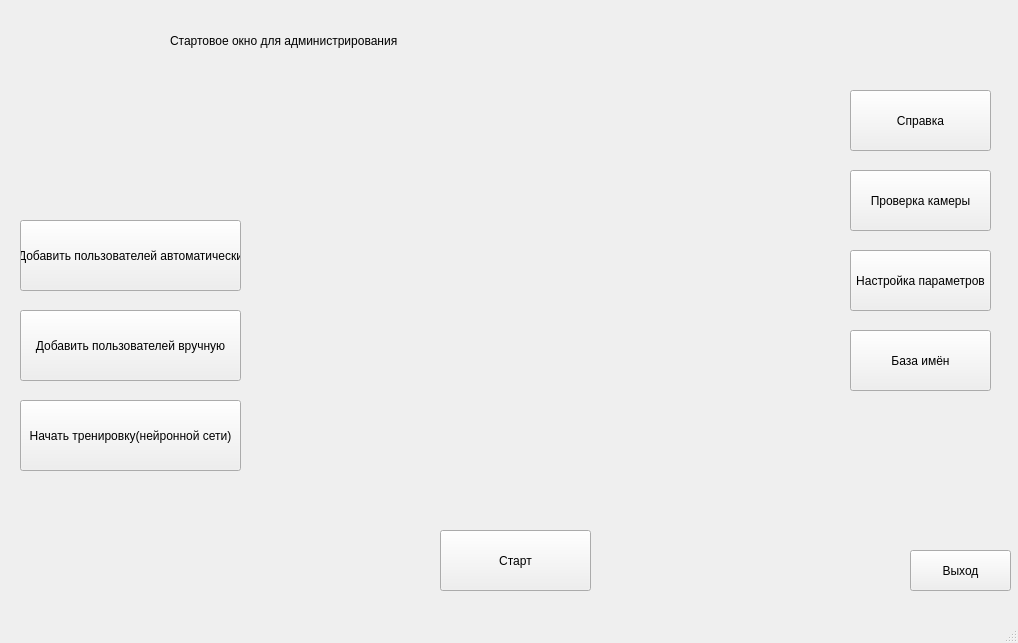
<?xml version="1.0" encoding="UTF-8"?>
<ui version="4.0">
 <class>MainWindow</class>
 <widget class="QMainWindow" name="MainWindow">
  <property name="geometry">
   <rect>
    <x>0</x>
    <y>0</y>
    <width>1018</width>
    <height>643</height>
   </rect>
  </property>
  <property name="windowTitle">
   <string>MainWindow</string>
  </property>
  <widget class="QWidget" name="centralwidget">
   <widget class="QLabel" name="label">
    <property name="geometry">
     <rect>
      <x>170</x>
      <y>10</y>
      <width>591</width>
      <height>61</height>
     </rect>
    </property>
    <property name="text">
     <string>Стартовое окно для администрирования</string>
    </property>
   </widget>
   <widget class="QPushButton" name="pushButton">
    <property name="geometry">
     <rect>
      <x>850</x>
      <y>90</y>
      <width>141</width>
      <height>61</height>
     </rect>
    </property>
    <property name="text">
     <string>Справка</string>
    </property>
   </widget>
   <widget class="QPushButton" name="pushButton_2">
    <property name="geometry">
     <rect>
      <x>850</x>
      <y>170</y>
      <width>141</width>
      <height>61</height>
     </rect>
    </property>
    <property name="text">
     <string>Проверка камеры</string>
    </property>
   </widget>
   <widget class="QPushButton" name="pushButton_3">
    <property name="geometry">
     <rect>
      <x>850</x>
      <y>250</y>
      <width>141</width>
      <height>61</height>
     </rect>
    </property>
    <property name="text">
     <string>Настройка параметров</string>
    </property>
   </widget>
   <widget class="QPushButton" name="pushButton_4">
    <property name="geometry">
     <rect>
      <x>20</x>
      <y>310</y>
      <width>221</width>
      <height>71</height>
     </rect>
    </property>
    <property name="text">
     <string>Добавить пользователей вручную</string>
    </property>
   </widget>
   <widget class="QPushButton" name="pushButton_5">
    <property name="geometry">
     <rect>
      <x>20</x>
      <y>220</y>
      <width>221</width>
      <height>71</height>
     </rect>
    </property>
    <property name="text">
     <string>Добавить пользователей автоматически</string>
    </property>
   </widget>
   <widget class="QPushButton" name="pushButton_6">
    <property name="geometry">
     <rect>
      <x>910</x>
      <y>550</y>
      <width>101</width>
      <height>41</height>
     </rect>
    </property>
    <property name="text">
     <string>Выход</string>
    </property>
   </widget>
   <widget class="QPushButton" name="pushButton_7">
    <property name="geometry">
     <rect>
      <x>440</x>
      <y>530</y>
      <width>151</width>
      <height>61</height>
     </rect>
    </property>
    <property name="text">
     <string>Старт</string>
    </property>
   </widget>
   <widget class="QPushButton" name="pushButton_8">
    <property name="geometry">
     <rect>
      <x>20</x>
      <y>400</y>
      <width>221</width>
      <height>71</height>
     </rect>
    </property>
    <property name="text">
     <string>Начать тренировку(нейронной сети)</string>
    </property>
   </widget>
   <widget class="QPushButton" name="pushButton_9">
    <property name="geometry">
     <rect>
      <x>850</x>
      <y>330</y>
      <width>141</width>
      <height>61</height>
     </rect>
    </property>
    <property name="text">
     <string>База имён</string>
    </property>
   </widget>
  </widget>
  <widget class="QMenuBar" name="menubar">
   <property name="geometry">
    <rect>
     <x>0</x>
     <y>0</y>
     <width>1018</width>
     <height>21</height>
    </rect>
   </property>
  </widget>
  <widget class="QStatusBar" name="statusbar"/>
 </widget>
 <resources/>
 <connections/>
</ui>
